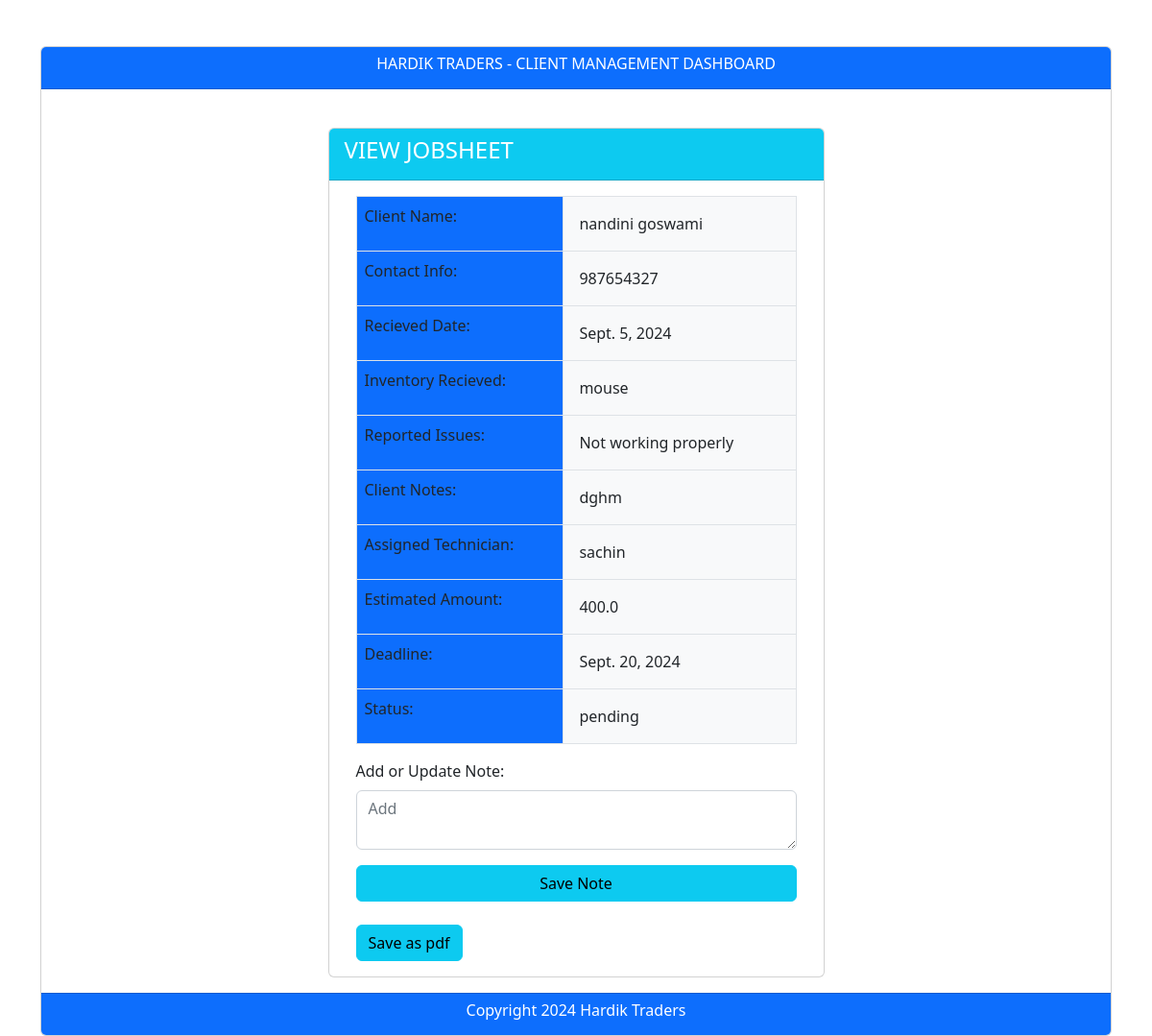
The page /cmd/view/1/ on the database its author committed.
### Client/models.py (models this page shows)
class client_info(models.Model):
    Client_Name=models.CharField(max_length=100)
    Contact_Info=models.IntegerField()
    Recieved_Date=models.DateField()
    Inventory_Recieved=models.CharField(max_length=100)
    Reported_Issues=models.TextField(max_length=1000)
    Client_Notes=models.TextField(max_length=1000)
    Assigned_Technician=models.CharField(max_length=100)
    Estimated_Amount=models.FloatField()
    Deadline=models.DateField()
    Status=models.CharField(max_length=50,choices=stat_choices,default=None)

### Client/views.py (the view)
# urls.py: path("view/<int:client_id>/",views.view_form,name="view_form"),
def view_form(request,client_id):
    if request.method == "POST":
        client_ = client_info.objects.get(id=client_id)
        form = Jobsheetform(request.POST, instance=client_)
        if form.is_valid():
            form.save()
        return redirect("Client:index")
    else:
        client_ = client_info.objects.get(id=client_id)
        form = Jobsheetform(instance=client_)
    return render(request, "client/view_form.html", {"form": form, "client_": client_})

### Client/forms.py
class Jobsheetform(forms.ModelForm):
    class Meta:
        model=client_info
        fields=["Client_Name","Contact_Info","Recieved_Date","Inventory_Recieved",
                "Reported_Issues","Client_Notes","Assigned_Technician","Estimated_Amount",
                "Deadline","Status"]

### Client/templates/client/view_form.html (shortened to what this page needs)
{% extends "client/base.html" %}
{% block body %}
<div class="container">
    <div class="row justify-content-center">
        <div class="col-md-6">
            <div class="card">
                <div class="card-header text-white bg-info">
                    <h4 class="card-title">VIEW JOBSHEET</h4>
                </div>
                <div class="card-body">
                    <form action="{% url 'Client:generate_pdf' client_.id %}" method="POST">
                    <div class="container">
                        <table class="table table-bordered">
                            <tbody>
                                <tr>
                                    <td class="bg-primary">Client Name:</td>
                                    <td class="p-3 mb-2 bg-light text-dark">{{client_.Client_Name}}</td>
                                </tr>
                                <tr>
                                    <td class="bg-primary">Contact Info:</td>
                                    <td class="p-3 mb-2 bg-light text-dark">{{client_.Contact_Info}}</td>
                                </tr>
                                <tr>
                                    <td class="bg-primary">Recieved Date:</td>
                                    <td class="p-3 mb-2 bg-light text-dark">{{client_.Recieved_Date}}</td>
                                </tr>
                                <tr>
                                    <td class="bg-primary">Inventory Recieved:</td>
                                    <td class="p-3 mb-2 bg-light text-dark">{{client_.Inventory_Recieved}}</td>
                                </tr>
                                <tr>
                                    <td class="bg-primary">Reported Issues:</td>
                                    <td class="p-3 mb-2 bg-light text-dark">{{client_.Reported_Issues}}</td>
                                </tr>
                                <tr>
                                    <td class="bg-primary">Client Notes:</td>
                                    <td class="p-3 mb-2 bg-light text-dark">{{client_.Client_Notes}}</td>
                                </tr>
                                <tr>
                                    <td class="bg-primary">Assigned Technician:</td>
                                    <td class="p-3 mb-2 bg-light text-dark">{{client_.Assigned_Technician}}</td>
                                </tr>
                                <tr>
                                    <td class="bg-primary">Estimated Amount:</td>
                                    <td class="p-3 mb-2 bg-light text-dark">{{client_.Estimated_Amount}}</td>
                                </tr>
                                <tr>
                                    <td class="bg-primary">Deadline:</td>
                                    <td class="p-3 mb-2 bg-light text-dark">{{client_.Deadline}}</td>
                                </tr>
                                <tr>
                                    <td class="bg-primary">Status:</td>
                                    <td class="p-3 mb-2 bg-light text-dark">{{client_.Status}}</td>
                                </tr>
                            </tbody>
                        </table>
                        <div class="mb-3">
                            <label for="Add" class="form-label">Add or Update Note:</label>
                            <textarea class="form-control"   placeholder="Add" name="Add"></textarea>
                        </div>
                        <div>
                            <button type="Submit" class="btn btn-info w-100">Save Note</button>
                        </div>
                        <a href="{% url 'Client:generate_pdf' client_.id %}" class="btn btn-info">Save as pdf</a>
                    </div>
                    </form>
                </div>
            </div>
        </div>
    </div>
</div>
{% endblock %}

### rows shown on the page
client_info: Client_Name "nandini goswami", Contact_Info "987654327", Recieved_Date "Sept. 5, 2024", Inventory_Recieved "mouse", Reported_Issues "Not working properly", Client_Notes "dghm", Assigned_Technician "sachin", Estimated_Amount "400.0", Deadline "Sept. 20, 2024", Status "pending"
